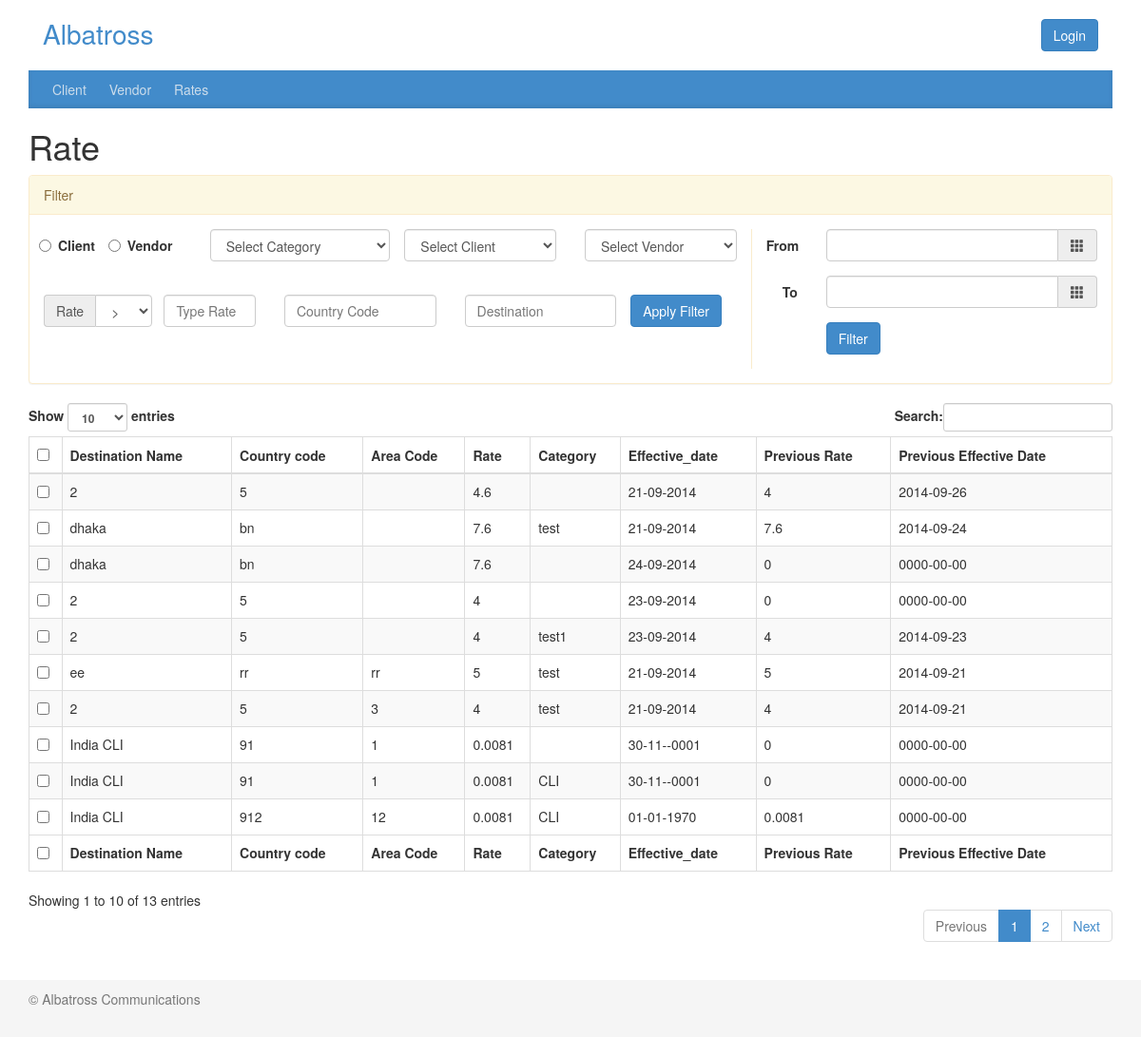
The app's page /rate.php with its own data.
### tables this page shows
CREATE TABLE `rate` (
  `rateId` int(11) NOT NULL auto_increment,
  `destination_name` varchar(255) NOT NULL,
  `country_code` varchar(25) NOT NULL,
  `area_code` varchar(25) NOT NULL,
  `rate` float NOT NULL,
  `effective_date` date NOT NULL,
  `previous_rate` float NOT NULL,
  `previous_effective_date` date NOT NULL,
  `client_id` int(11) NOT NULL,
  `vendor_id` int(11) NOT NULL,
  `category` int(11) NOT NULL,
  `seltype` int(11) NOT NULL,
  `tech_prefix` varchar(15) NOT NULL,
  `billing_increment` varchar(55) NOT NULL,
  `status` varchar(55) NOT NULL,
  PRIMARY KEY  (`rateId`)
);

### lib/db.php (called while the page is built, shortened)
<?php
function connect(){
	$DBServer='localhost';
	$DBUser='root';
	$DBPass='';
	$DBName='albatross';
	$conn = new mysqli($DBServer, $DBUser, $DBPass, $DBName);
	return $conn;
}
function getdata($sql){
	$db = connect();
	$result = $db->query($sql);
	$data=array();
	while($row = $result->fetch_assoc()){
		$data[]=$row;
	}
	return $data;
}

### rate.php (the view, shortened to what this page needs)
<?php
require_once('lib/function.php');
require_once('header.php');
if($filter!='')
$sql="select * from ".RATE." where ".$filter;
elseif($filter1!='')
$sql="select * from ".RATE." where ".$filter1;
else
$sql="select * from ".RATE;
$data=getdata($sql);
$sql="select * from ".CATEGORY;
$temp=getdata($sql);
$cat=array();
foreach($temp as $v):
	$cat[$v['catId']]=$v['cat'];
endforeach;
?>
		  <div class="blog-header">
			<h1 class="blog-title">Rate</h1>
		  </div>
	  	  <div class="row">
			<div class="col-sm-12 blog-main">
				<div class="panel panel-warning">
				   <div class="panel-heading">Filter</div>
				   <div class="panel-body">
				   <div class="row">
					  <div class="col-md-8">
						  <form action="" method="post" class="form-horizontal" role="form" id="frm1">
						   <div class="row">
								<div class="col-md-3">
									<div class="form-group">
											<div class="radio-inline" style="padding-left:30px;">
											  <label>
												<input type="radio" name="seltype" id="optionsRadios1" value="1" <?php if($_POST['seltype']==1)echo 'checked';?> >
												Client
											  </label>
											</div>
											<div class="radio-inline">
											  <label>
												<input type="radio" name="seltype" id="optionsRadios2" value="2" <?php if($_POST['seltype']==2)echo 'checked';?> >
												Vendor
											  </label>
											</div>
									</div>
								</div>
								<div class="col-md-3">
									<div class="form-group">
											<select class="form-control category" name="category">
												<option value="-1">Select Category</option>
												<?php
													$sql="select * from ".CATEGORY." order by cat";
													$data1=getdata($sql);
												?>
											</select>
									</div>
								<input type="hidden" id="mfilter" name="filter" value="0" /><br />
							</div>
								<div class="col-md-6">
									<div class="form-group">
										<div class="col-md-6">
											<select class="form-control" name="client_id">
												<option value="-1">Select Client</option>
											</select>
										</div>
										<div class="col-md-6">
											 <select class="form-control required" name="vendor_id">
												<option value="-1">Select Vendor</option>
											</select>
										</div>
									</div>
								</div>
							</div>
							<div class="row">
								<div class="col-md-2">
									<div class="input-group">
										<div class="input-group-addon">Rate</div>
											<select class="form-control" name="rate_type" style="width:60px">
												<option <?php if($_POST['rate_type']==1)echo 'selected="selected"';?> value="1">></option>
											</select>
									</div>
								</div>
								<div class="col-md-2">
									<input class="form-control" name="rate_price" type="text" value="<?php if(isset($_POST['rate_price']))echo $_POST['rate_price'];?>" placeholder="Type Rate">
								</div>
								<div class="col-md-3">
									<input class="form-control" name="country_code" value="<?php if(isset($_POST['country_code']))echo $_POST['country_code'];?>" type="text" placeholder="Country Code">
								</div>
								<div class="col-md-3">
										<input type="text" class="form-control" placeholder="Destination" value="<?php if($_POST['destination']!='')echo $_POST['destination']; ?>" name="destination" id="srch-term">
								</div>
								<div class="col-md-2">
									<div class="form-group">
										<button type="submit" name="SubmitFilter1" value="filter" class="btn btn-primary">Apply Filter</button>
									</div>
								</div>
							</div>
						</form>
					  </div>
					  <div class="col-md-4" style="border-left:1px solid #faebcc">
					  	  <form class="form-horizontal" method="post" role="form">
						  <div class="form-group">
							<label for="inputEmail3" class="col-sm-2 control-label">From</label>
							<div class="col-sm-10">
								  <div class="input-group date">
									<input type="text" class="form-control" value="<?php if($_POST['dt1']!='')echo $_POST['dt1']; ?>" name="dt1">
									<span class="input-group-addon"><i class="glyphicon glyphicon-th"></i></span>
									</div>
							</div>
						  </div>
						  <div class="form-group">
							<label for="inputPassword3" class="col-sm-2 control-label">To</label>
							<div class="col-sm-10">
							  <div class="input-group date">
									<input type="text" class="form-control" value="<?php if($_POST['dt1']!='')echo $_POST['dt2']; ?>" name="dt2">
									<span class="input-group-addon"><i class="glyphicon glyphicon-th"></i></span>
						      </div>
							</div>
						  </div>
						  <div class="form-group">
							<div class="col-sm-offset-2 col-sm-10">
							  <button type="submit" name="SubmitFilter2" class="btn btn-primary">Filter</button>
							</div>
						  </div>
						</form>
					  </div>
					</div>
				  </div>
			</div>
				<div class="table-responsive">
					<table class="table table-striped table-bordered" width="100%" cellspacing="0" id="example">
					  <thead>
						<tr>
						   <th><input type="checkbox" class="allchk"  /></th>
						   <th>Destination Name</th>
						   <th>Country code</th>
						   <th>Area Code</th>
						   <th>Rate</th>
						   <th>Category</th>
						   <th>Effective_date</th>
						   <th>Previous Rate</th>
						   <th>Previous Effective Date</th>
						</tr>
					  </thead>
					  <tfoot>
						<tr>
						   <th><input type="checkbox" class="allchk"  /></th>
						   <th>Destination Name</th>
						   <th>Country code</th>
						   <th>Area Code</th>
						   <th>Rate</th>
						   <th>Category</th>
						   <th>Effective_date</th>
						   <th>Previous Rate</th>
						   <th>Previous Effective Date</th>
						</tr>
					</tfoot>
					  <tbody>
						<?php foreach($data as $v): ?>
						<tr>
						   <td><input type="checkbox" class="chkbox" name="trans[]" value="1"  /></td>
						   <td><?php echo $v['destination_name']; ?></td>
						   <td><?php echo $v['country_code']; ?></td>
						   <td><?php echo $v['area_code']; ?></td>
						   <td><?php echo $v['rate']; ?></td>
						   <td><?php echo $cat[$v['category']]; ?></td>
						   <td><?php echo date('d-m-Y',strtotime($v['effective_date'])); ?></td>
						   <td><?php echo $v['previous_rate']; ?></td>
						   <td><?php echo $v['previous_effective_date']; ?></td>
						</tr>
					   <?php endforeach; ?>
					  </tbody>
					</table>
				</div>
			</div>
		  </div>
	 </div>
<?php	require_once('footer.php'); ?>

### style.css (style rules this page uses)
body { font-family: Georgia, "Times New Roman", Times, serif; color: #555; }

### css/datepicker3.css (style rules this page uses)
.input-group.date .input-group-addon i { cursor: pointer; width: 16px; height: 16px; }

### records on screen
rate: destination_name "2", country_code "5", rate "4.6", effective_date "21-09-2014", previous_rate "4", previous_effective_date "2014-09-26"
rate: destination_name "dhaka", country_code "bn", rate "7.6", category "test", effective_date "21-09-2014", previous_rate "7.6", previous_effective_date "2014-09-24"
rate: destination_name "dhaka", country_code "bn", rate "7.6", effective_date "24-09-2014", previous_rate "0", previous_effective_date "0000-00-00"
rate: destination_name "2", country_code "5", rate "4", effective_date "23-09-2014", previous_rate "0", previous_effective_date "0000-00-00"
rate: destination_name "2", country_code "5", rate "4", category "test1", effective_date "23-09-2014", previous_rate "4", previous_effective_date "2014-09-23"
rate: destination_name "ee", country_code "rr", area_code "rr", rate "5", category "test", effective_date "21-09-2014", previous_rate "5", previous_effective_date "2014-09-21"
rate: destination_name "2", country_code "5", area_code "3", rate "4", category "test", effective_date "21-09-2014", previous_rate "4", previous_effective_date "2014-09-21"
rate: destination_name "India CLI", country_code "91", area_code "1", rate "0.0081", effective_date "30-11--0001", previous_rate "0", previous_effective_date "0000-00-00"
rate: destination_name "India CLI", country_code "91", area_code "1", rate "0.0081", category "CLI", effective_date "30-11--0001", previous_rate "0", previous_effective_date "0000-00-00"
rate: destination_name "India CLI", country_code "912", area_code "12", rate "0.0081", category "CLI", effective_date "01-01-1970", previous_rate "0.0081", previous_effective_date "0000-00-00"
